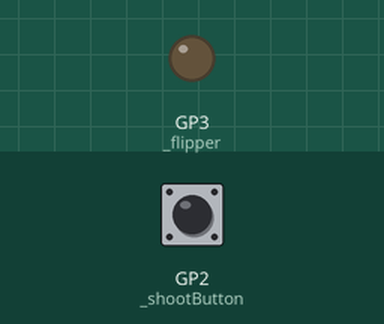
This program was run on a simulated Raspberry Pi Pico running MicroPython. On the bench: output pins drawn as LEDs (lit = HIGH). Dashed ring = blinking. Inputs (shaded band) come from the test bench; at power-on: GP2 (_shootButton) LOW.

Above: at 1.2 s.
1.3 s: GP2 (_shootButton) pulled HIGH for 3.2 s
At 1.45 s:
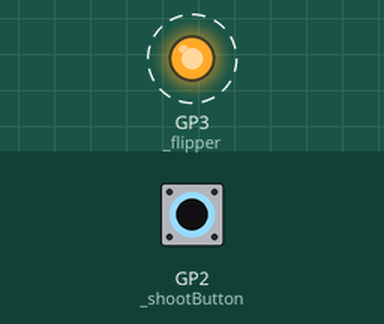
Timing chart, 0 to 5.4 s (numbered marks = the images above; inputs shaded):
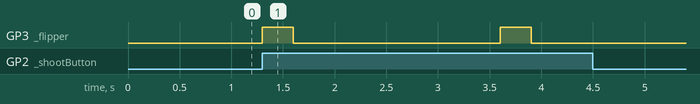

Measured:
- after the input at 1.3 s, GP3 (_flipper): alternates HIGH for 0.30 s and LOW for 2.0 s, 4 changes in all, then stays LOW, starting at once

The program:

shooterButton.py
```python
from machine import Pin
import config
import time
import flipper
_shootButton = Pin(config.PIN_2, Pin.IN, pull=Pin.PULL_DOWN)

def buttonPressed():
    return _shootButton.value() == 1

if __name__ == "__main__":
    while True:
        if buttonPressed():
            flipper.shoot()
            time.sleep(2)

        
```

config.py
```python
PIN_0 = 0 # Is in use for the servo reloader
PIN_1 = 1  # is in use for the servo aimer
PIN_2 = 2 # this pin is for the flipperbutton
PIN_3 = 3 # this pin is for the flipper
PIN_4 = 4 #sensor lader
PIN_5 = 5 #sensor schieter
PIN_6 = 6
PIN_7 = 7
PIN_8 = 8
PIN_9 = 9
PIN_10 = 10
PIN_11 = 11
PIN_12 = 12
PIN_13 = 13
PIN_14 = 14
PIN_15 = 15
PIN_16 = 16
PIN_17 = 17
PIN_18 = 18
PIN_19 = 19
PIN_20 = 20
PIN_21 = 21
PIN_22 = 22
PIN_23 = 23
PIN_24 = 24
PIN_25 = 25
PIN_26 = 26
PIN_27 = 27
PIN_28 = 28
```

flipper.py
```python
from machine import Pin
import config
import time

_flipper = Pin(config.PIN_3, Pin.OUT)

def shoot():
    _flipper.on()
    time.sleep(0.3)
    _flipper.off()
```
